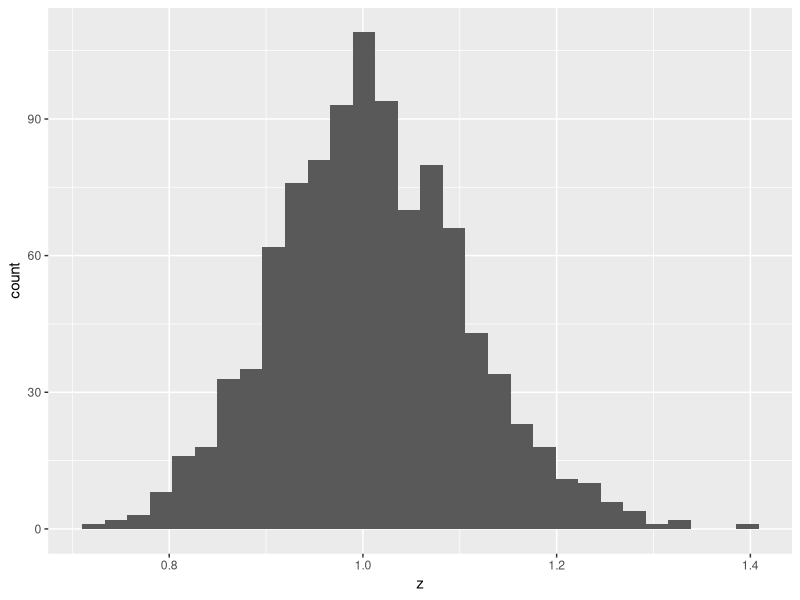
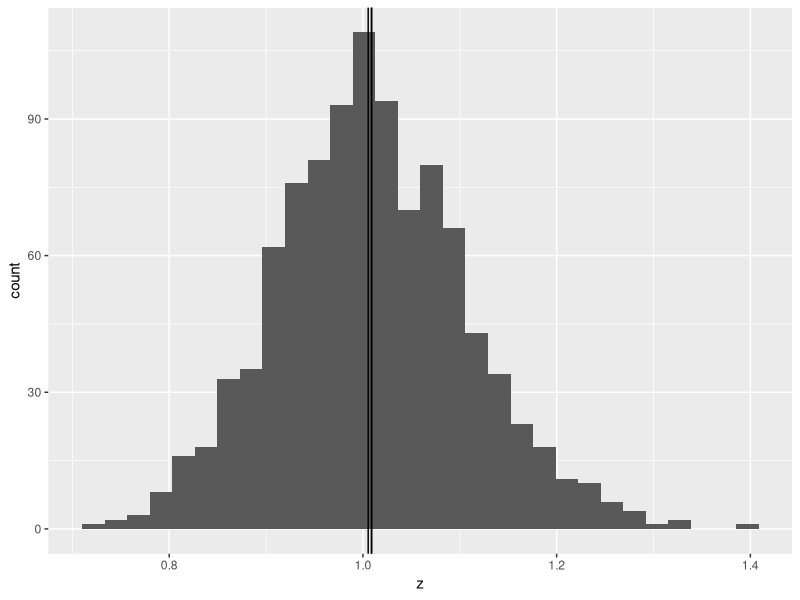
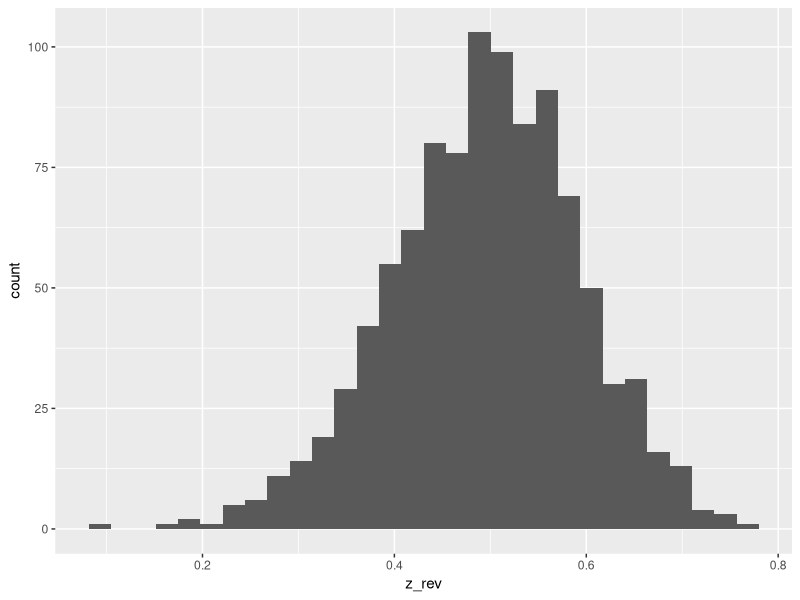
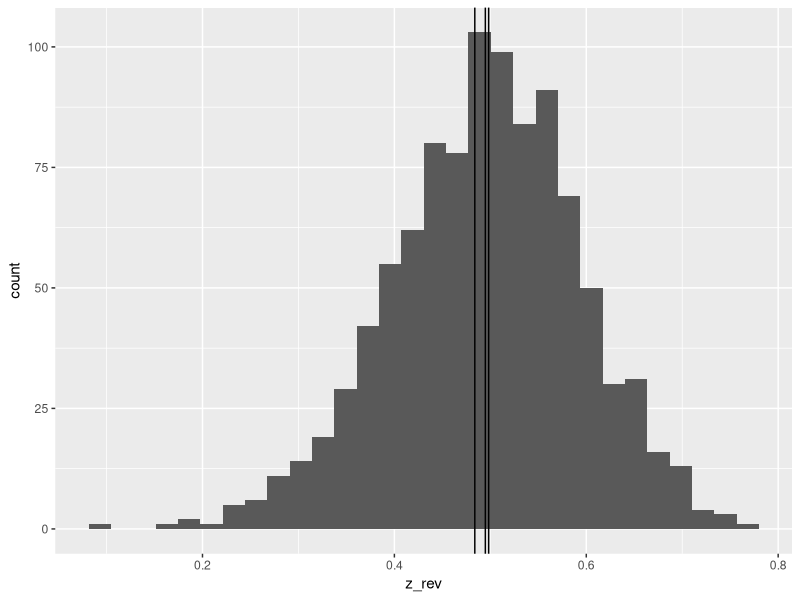

Recreate these plots in R, in order.
library(tidyverse)

# 7.3.1 Comparing Central Tendency Measures
# Q1 means/median
z<-exp(rnorm(n=1000, mean=0, sd=0.1))

# arithmetic mean 
mu_z<- mean(z) 

# geometric
# taking the mean in log scale
mu_g<- exp(mean(log(mu_z)))

# median
mu_m<- median(z)

# Q2 Drawing a histogram
z_df<- tibble(z=z)
z_df%>%
ggplot(aes(x=z)) +
  geom_histogram()

# Q3 Adding the vertical lines of means/median
z_df%>%
  ggplot(aes(x=z)) +
  geom_histogram()+ 
  geom_vline(xintercept= mu_z) +
  geom_vline(xintercept= mu_g) +
  geom_vline(xintercept= mu_m)

g1<- z_df%>%
  ggplot(aes(x=z)) +
  geom_histogram()+
  geom_vline(xintercept= mu_z,
             color= "salmon") +
  geom_vline(xintercept= mu_g,
             color= "blue") +
  geom_vline(xintercept= mu_m,
             color= "green")

# Q4
## visualization

# Q5 new vector
z_rev<- -z + max(z) + 0.1

# Q1 means/median
#arithmetic mean
mu_z_rev<-mean(z_rev)

#geometric mean
mu_g_rev<-exp(mean(log(z_rev)))

#median
mu_m_rev<-median(z_rev)

# Q2 drawing a histogram
z_rev_df<- tibble(z_rev=z_rev)
z_rev_df%>%
  ggplot(aes(x=z_rev)) +
  geom_histogram()

# Q3 Adding the vertical lines of means/median
# renaming means/median first
z_rev_df%>%
  ggplot(aes(x=z_rev)) +
  geom_histogram()+ 
  geom_vline(xintercept= mu_z_rev) +
  geom_vline(xintercept= mu_g_rev) +
  geom_vline(xintercept= mu_m_rev)

# Q4 Adding color to the lines and naming g2
g2<- z_rev_df%>%
  ggplot(aes(x=z_rev)) +
  geom_histogram()+
  geom_vline(xintercept= mu_z_rev,
             color= "salmon") +
  geom_vline(xintercept= mu_g_rev,
             color= "blue") +
  geom_vline(xintercept= mu_m,
             color= "green")



# 7.3.2 comparing variation measures
w <- rnorm(100, mean = 10, sd = 1) #unit g
head(w) # show first 10 elements in w

#Q1
## gram to milligram
m<- 1000*w #unit: milligram

#Q2
s2_w<- sum((w-mean(w))^2) / length (w)
s_w <- sqrt(s2_w)

s2_m<- sum((m-mean(m))^2) / length (m)
s_m <- sqrt(s2_m)

##MAD
mad_w<- median(abs(w-median(w)))
mad_m<- median(abs(m-median(m)))

#Q3
##CV
cv_w<-s_w / mean(w) #num has a unit of [g], denom [g]
cv_m<-s_m / mean(m) # num has a unit of [mg], denom [mg]

## MAD / median

madr_w<- mad_w / median(w)
madr_m<- mad_m / median(m)

               


